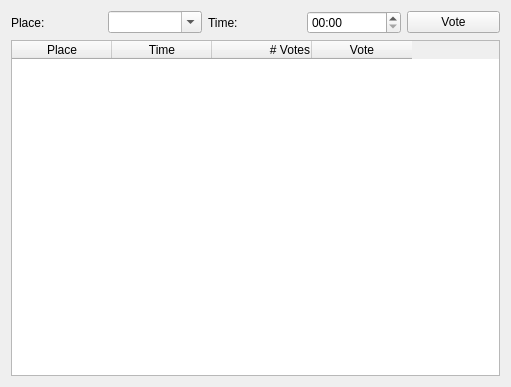
<?xml version="1.0" encoding="UTF-8"?>
<ui version="4.0">
 <class>Voter</class>
 <widget class="QWidget" name="Voter">
  <property name="geometry">
   <rect>
    <x>0</x>
    <y>0</y>
    <width>511</width>
    <height>387</height>
   </rect>
  </property>
  <property name="sizePolicy">
   <sizepolicy hsizetype="MinimumExpanding" vsizetype="MinimumExpanding">
    <horstretch>0</horstretch>
    <verstretch>0</verstretch>
   </sizepolicy>
  </property>
  <property name="windowTitle">
   <string>Form</string>
  </property>
  <layout class="QGridLayout" name="gridLayout">
   <item row="0" column="0">
    <widget class="QLabel" name="label">
     <property name="maximumSize">
      <size>
       <width>91</width>
       <height>16777215</height>
      </size>
     </property>
     <property name="text">
      <string>Place:</string>
     </property>
    </widget>
   </item>
   <item row="0" column="1">
    <widget class="QComboBox" name="comboBox">
     <property name="editable">
      <bool>true</bool>
     </property>
    </widget>
   </item>
   <item row="0" column="2">
    <widget class="QLabel" name="label_2">
     <property name="text">
      <string>Time:</string>
     </property>
    </widget>
   </item>
   <item row="0" column="3">
    <widget class="QTimeEdit" name="timeEdit">
     <property name="displayFormat">
      <string>HH:mm</string>
     </property>
    </widget>
   </item>
   <item row="0" column="4">
    <widget class="QPushButton" name="pushButton">
     <property name="text">
      <string>Vote</string>
     </property>
    </widget>
   </item>
   <item row="1" column="0" colspan="5">
    <widget class="QTableWidget" name="tableWidget">
     <column>
      <property name="text">
       <string>Place</string>
      </property>
      <property name="textAlignment">
       <set>AlignHCenter|AlignVCenter|AlignCenter</set>
      </property>
     </column>
     <column>
      <property name="text">
       <string>Time</string>
      </property>
      <property name="textAlignment">
       <set>AlignHCenter|AlignVCenter|AlignCenter</set>
      </property>
     </column>
     <column>
      <property name="text">
       <string># Votes</string>
      </property>
      <property name="textAlignment">
       <set>AlignRight|AlignVCenter</set>
      </property>
     </column>
     <column>
      <property name="text">
       <string>Vote</string>
      </property>
      <property name="textAlignment">
       <set>AlignHCenter|AlignVCenter|AlignCenter</set>
      </property>
     </column>
    </widget>
   </item>
  </layout>
 </widget>
 <resources/>
 <connections>
  <connection>
   <sender>pushButton</sender>
   <signal>clicked()</signal>
   <receiver>Voter</receiver>
   <slot>vote_clicked()</slot>
   <hints>
    <hint type="sourcelabel">
     <x>456</x>
     <y>25</y>
    </hint>
    <hint type="destinationlabel">
     <x>386</x>
     <y>30</y>
    </hint>
   </hints>
  </connection>
  <connection>
   <sender>tableWidget</sender>
   <signal>cellClicked(int,int)</signal>
   <receiver>Voter</receiver>
   <slot>tablevote_clicked(int,int)</slot>
   <hints>
    <hint type="sourcelabel">
     <x>365</x>
     <y>217</y>
    </hint>
    <hint type="destinationlabel">
     <x>255</x>
     <y>6</y>
    </hint>
   </hints>
  </connection>
 </connections>
 <slots>
  <signal>signal1(int)</signal>
  <slot>vote_clicked()</slot>
  <slot>tablevote_clicked(int,int)</slot>
 </slots>
</ui>
